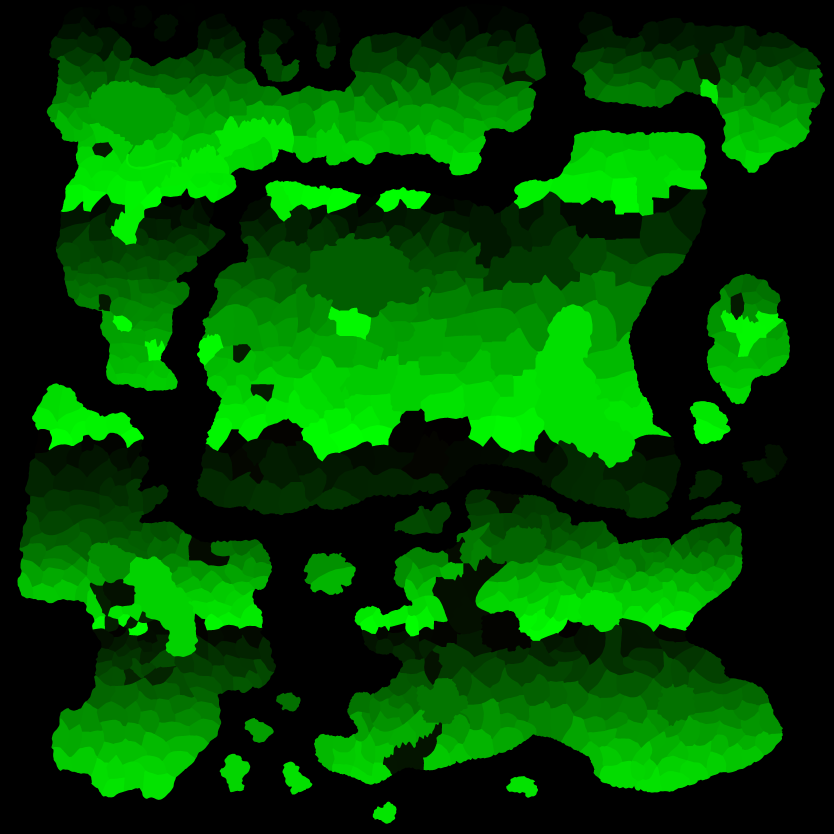
#> input picture materialy/mapa/komorki_final.png, 5000 x 5000 px, given in place of gora_1000.png, which was not available (shown at 1/6 size)
$ python mapa_tekstury.py
#> lines starting #> are read from the running program, lines starting #| are printed output that depends on the picture; pictures that were not available may be replaced by others from this repository, and a replacement may not be noted
# Tekstury mapy (7.6a — próbka): python assets/mapa_tekstury.py  → assets/_drafts/mapa_probka.png (6 wariantów, 2 kolumny)
#   style: „pixel” (kafelki pixel art z ograniczoną paletą, liczone skryptem — zawsze bezszwowe) i „akwarela” (malowany pergamin)
#   kreski: „mocne” (jak teraz) i „lekkie” (jaśniejsze, cieńsze)
#   maski (skala mapa.png, 5000x5000): woda = brak komórki w komorki_final; góry = gory_final domknięte; kreski = mapa.png
import numpy as np
from PIL import Image, ImageDraw, ImageFont
from scipy import ndimage as ndi
Image.MAX_IMAGE_PIXELS = None
M = "materialy/mapa/"
X0, Y0, X1, Y1 = 2300, 1500, 3500, 2300          # wycinek w px mapa.png
rng = np.random.default_rng(1000)

def maski():
    import json
    k = np.array(Image.open(M + "komorki_final.png").crop((X0, Y0, X1, Y1)).convert("RGB")).astype(np.int32)
    w = k[..., 0] * 256 + k[..., 1]
    lad = np.zeros(w.max() + 1, bool)   # komórki należące do prowincji; reszta (morza, jeziora — kilka dużych komórek) to woda
    for p in json.load(open(M + "sasiedztwo.json", encoding="utf-8"))["prowincje"].values():
        for c in p["komorki"]:
            if c <= w.max(): lad[c] = True
    woda = ~lad[w]
    g = np.array(Image.open(M + "gory_final.png").crop((X0, Y0, X1, Y1)).convert("L")) > 127
    gory = ndi.binary_closing(ndi.binary_dilation(g, iterations=6), structure=np.ones((15, 15))) & ~woda
    kreski = 255 - np.array(Image.open("assets/mapa/mapa.png").crop((X0, Y0, X1, Y1)).convert("L"))   # 0 = papier, 255 = tusz
    # rzeki: kanał R warstwy_2 (skala 1/2) = podwójne linie brzegów; sklejone domknięciem → całe koryto
    rz = np.array(Image.open(M + "warstwy_2.png").crop((X0 * 2, Y0 * 2, X1 * 2, Y1 * 2)))[..., 0] > 0
    rz = rz.reshape(rz.shape[0] // 2, 2, rz.shape[1] // 2, 2).max((1, 3))
    # domknięcie dyskiem R=12 skleja też przerwy po mostach z rysunku (tam maska rzeki ma dziury)
    yy, xx = np.mgrid[-12:13, -12:13]
    rzeka = ndi.binary_closing(np.pad(rz, 13), structure=yy ** 2 + xx ** 2 <= 144)[13:-13, 13:-13] & ~woda
    rzeka = ndi.binary_opening(rzeka, iterations=1)
    # zbocza: lewe (bliższa kreska grzbietu na prawo) jasne, prawe w cieniu; śnieg na górnym brzegu pasma
    tusz = (kreski > 100) & gory
    _, (iy, ix) = ndi.distance_transform_edt(~tusz, return_indices=True)
    jasne = ix > np.arange(gory.shape[1])[None, :]
    od_gory = np.zeros(gory.shape, int)   # ile px w dół od górnej krawędzi pasma w kolumnie
    for y in range(1, gory.shape[0]): od_gory[y] = np.where(gory[y], od_gory[y - 1] + 1, 0)
    snieg = gory & (od_gory <= 7) & (od_gory > 0)
    podgorze = ndi.binary_dilation(gory, iterations=10) & ~gory & ~woda
    # kreski rzek i gór z rysunku znikają — rzeki i góry rysuje program (zostają granice i wybrzeża)
    # góry: całe kreski (z długimi zboczami), które w ≥60% leżą przy paśmie — wybrzeże tylko je dotyka, więc zostaje
    lab, n = ndi.label(kreski > 60, structure=np.ones((3, 3)))
    przy = np.bincount(lab.ravel(), weights=ndi.binary_dilation(gory, iterations=35).ravel(), minlength=n + 1) / np.maximum(np.bincount(lab.ravel(), minlength=n + 1), 1)
    usun_g = (przy > 0.4); usun_g[0] = False
    kreski = np.where(ndi.binary_dilation(usun_g[lab], iterations=2) | ndi.binary_dilation(gory, iterations=8) | ndi.binary_dilation(rz, iterations=8), 0, kreski)
    return woda, gory, kreski, rzeka, jasne, snieg, podgorze

# --- pixel art: kafelek 32x32 z palety, bezszwowy (szum okresowy), powiększany NEAREST x2 → 1 texel = 2 px mapy ---
def szum_okresowy(n, skala, ziarno):
    r = np.random.default_rng(ziarno).random((n // skala, n // skala))
    r = np.tile(r, (3, 3)); r = ndi.zoom(r, skala, order=1)[n:2 * n, n:2 * n]   # kafel 3x3 → środek: brzegi pasują
    return (r - r.min()) / (np.ptp(r) + 1e-9)
def kafelek(paleta, ziarno, akcenty=None, n=64):
#> called with ziarno = 61, n = 64
    s = 0.6 * szum_okresowy(n, 8, ziarno) + 0.4 * szum_okresowy(n, 4, ziarno + 1)
    idx = np.clip((s * len(paleta)).astype(int), 0, len(paleta) - 1)
    t = np.array(paleta, np.uint8)[idx]
    r = np.random.default_rng(ziarno + 2)
    if akcenty:   # pojedyncze piksele / kreseczki (źdźbła trawy, fale, kamyki)
        kolor, ile, ksztalt = akcenty
        for _ in range(ile):
            y, x = r.integers(0, n, 2)
            for dy, dx in ksztalt: t[(y + dy) % n, (x + dx) % n] = kolor
    return t
TRAWA2 = kafelek([(92, 134, 60), (104, 148, 66), (118, 162, 74), (130, 172, 82)], 61, ((154, 194, 96), 40, [(0, 0), (-1, 0)]))
TRAWA3 = kafelek([(82, 122, 56), (94, 136, 62), (106, 150, 68), (118, 160, 76)], 71, ((140, 182, 88), 30, [(0, 0), (-1, 0)]))
TRAWA = kafelek([(86, 128, 58), (98, 142, 64), (110, 156, 70), (124, 168, 78)], 11, ((150, 190, 92), 26, [(0, 0), (-1, 0)]))
WODA = kafelek([(46, 92, 150), (52, 102, 162), (58, 112, 172)], 21, ((120, 170, 220), 14, [(0, 0), (0, 1), (0, 2)]))
GLEBIA = kafelek([(34, 70, 124), (40, 80, 136), (46, 90, 146)], 31, ((90, 140, 200), 8, [(0, 0), (0, 1)]))
SKALA = kafelek([(112, 104, 96), (128, 120, 110), (146, 138, 126), (96, 88, 82)], 41, ((70, 62, 58), 18, [(0, 0), (1, 1)]))
PIASEK = kafelek([(214, 196, 140), (226, 208, 152), (204, 184, 128)], 51, ((180, 160, 110), 16, [(0, 0)]))
# [8 lines left out: function wyklej, not called in this run]
SKALA_J = kafelek([(150, 142, 130), (166, 158, 144), (182, 174, 160), (134, 126, 116)], 42, ((120, 112, 104), 14, [(0, 0), (1, 1)]))
SKALA_C = kafelek([(84, 78, 76), (96, 90, 86), (108, 100, 94), (74, 68, 66)], 43, ((60, 54, 52), 14, [(0, 0), (1, 1)]))
SNIEG = kafelek([(232, 236, 242), (244, 246, 250), (220, 226, 236)], 44, ((200, 210, 226), 10, [(0, 0)]))
PODGORZE = kafelek([(84, 120, 56), (96, 132, 60), (108, 140, 66)], 45, ((124, 150, 80), 20, [(0, 0), (0, 1)]))
RZEKA = kafelek([(64, 120, 182), (72, 132, 192), (80, 142, 200)], 46, ((150, 196, 236), 10, [(0, 0), (0, 1)]))
# [76 lines left out: functions pixel, z_generatora, pixel_gen, akwarela, rzeka_na, not called in this run]
# góry: sprite'y pixel art (assets/_drafts/gora_m*.png, 24 px, ×2) gęsto na paśmie, od tylnych do przednich
GORY_SPR = [np.array(Image.open(f"materialy/mapa/tekstury/gora_{s}.png").convert("RGBA")) for s in (1000, 1001, 1002)]
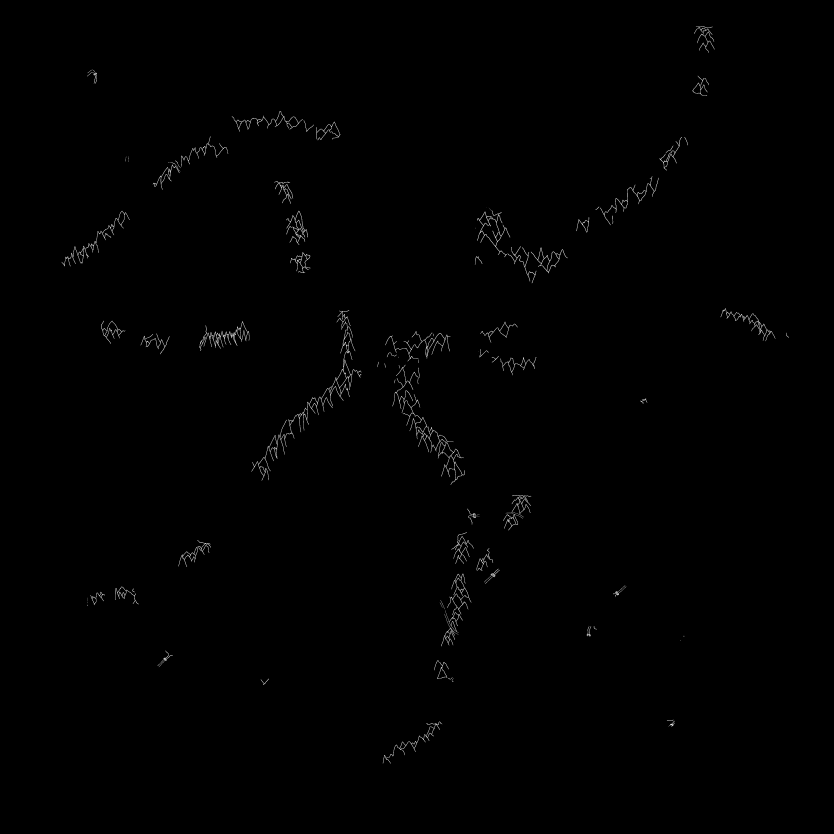
#> input picture materialy/mapa/gory_final.png, 5000 x 5000 px, given in place of gora_1001.png, which was not available (shown at 1/6 size)
#> GORY_SPR = 3 items
# [19 lines left out: functions gory_na, kreski_na, not called in this run]

if __name__ == "__main__":
    woda, gory, kreski, *reszta = maski()
#> in maski, `k = np.array(Image.open(M + "komorki_final.png").crop((X0, Y0, X1, Y1)..`:
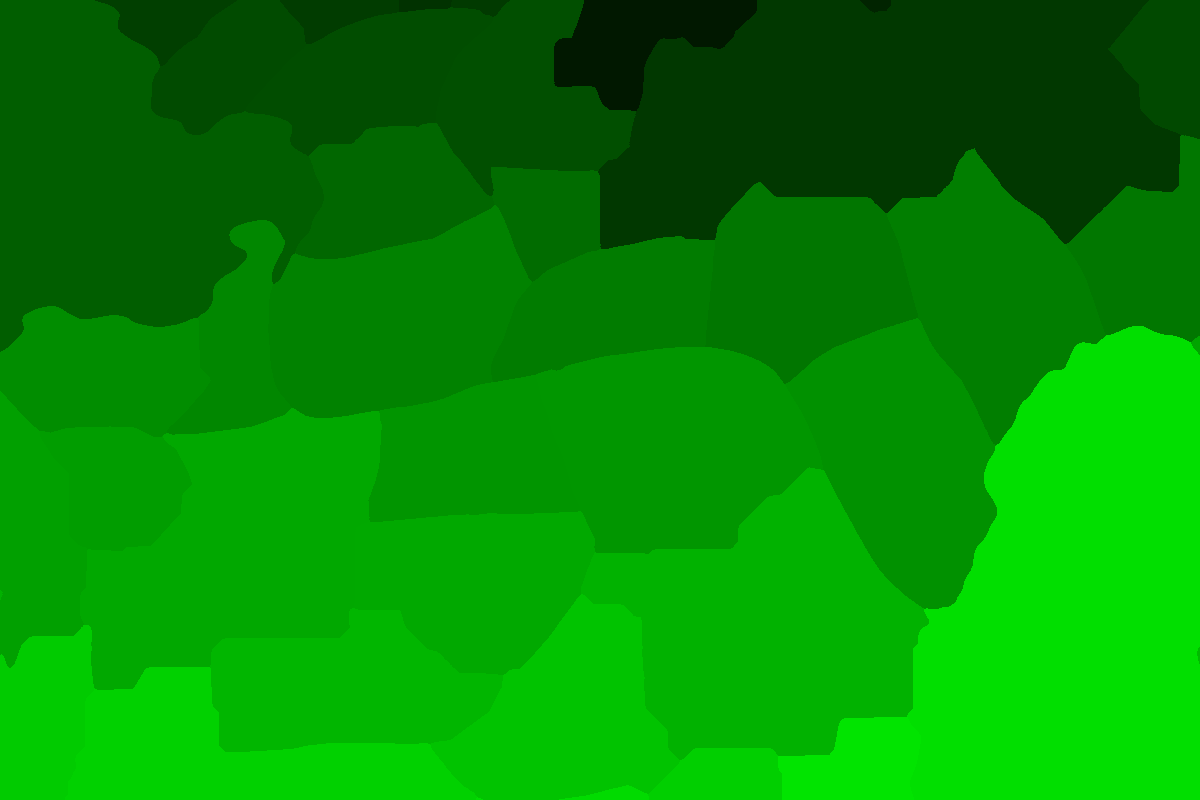
#> k: shape (800, 1200, 3) int32; mean R, G, B 1, 140.7, 0
#> in maski, `w = k[..., 0] * 256 + k[..., 1]`:
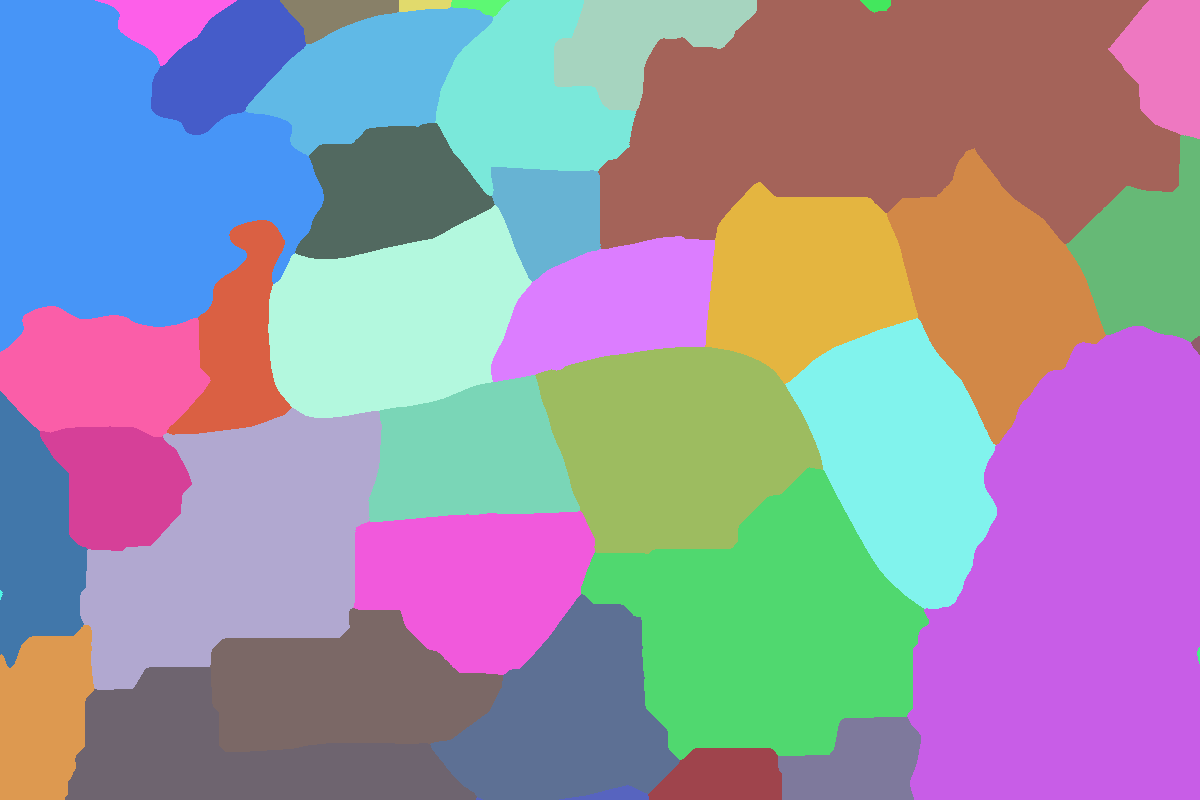
#> w: shape (800, 1200) int32; 40 distinct labels, from 280 to 484; one colour per label, 0 black
#> (the run stopped early here; a loop or call above may not have finished)
